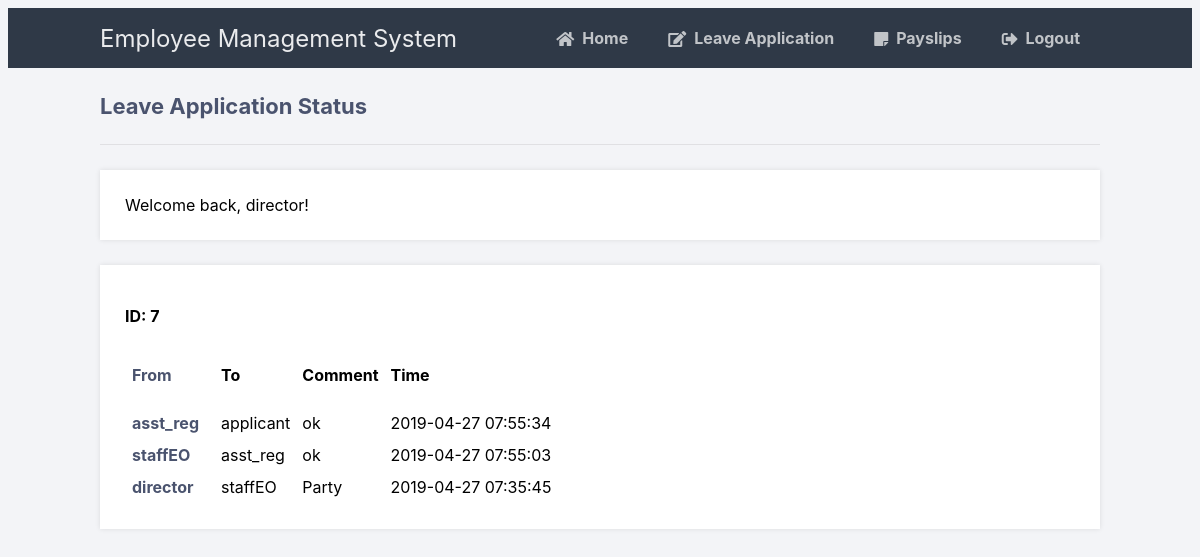
Screenshot of /status.php?id=7 (signed in) with the database file from the repository.
### tables this page shows
CREATE TABLE `faculty` (
  `id` varchar(20) NOT NULL,
  `name` varchar(30) NOT NULL,
  `email` varchar(30) NOT NULL,
  `DOJ` date NOT NULL,
  `GOE` int(11) DEFAULT NULL,
  `DOB` date DEFAULT NULL,
  `DOL` date DEFAULT NULL,
  `remaningLeaves` int(11) DEFAULT NULL,
  `dept` varchar(30) NOT NULL
);

CREATE TABLE `faculty_comments` (
  `id` int(11) NOT NULL,
  `comment` varchar(100) DEFAULT NULL,
  `application_id` int(11) DEFAULT NULL,
  `ts` timestamp NOT NULL DEFAULT CURRENT_TIMESTAMP,
  `path_id` varchar(20) DEFAULT NULL
);

CREATE TABLE `path` (
  `id` varchar(20) NOT NULL,
  `predecessor` varchar(20) NOT NULL,
  `successor` varchar(20) NOT NULL
);

### status.php (the view, shortened to what this page needs)
<?php
require 'config.php';
if (isset($_SESSION['facultyID'])) {
	$sql = "SELECT name, remaningLeaves, dept FROM faculty WHERE id = "."'".$_SESSION['facultyID']."'";
	$result = $con->query($sql);
	$row = $result->fetch_assoc();
	$name = $row['name'];
}
?>
<!DOCTYPE html>
<html>
	<head>
		<link href="style.css" rel="stylesheet" type="text/css">
		<link rel="stylesheet" href="https://use.fontawesome.com/releases/v5.7.1/css/all.css">
	</head>
	<body class="loggedin">
		<nav class="navtop">
			<div>
				<h1>Employee Management System</h1>
				<a href="index.php"><i class="fas fa-home"></i>Home</a>
				<a href="application.php"><i class="fas fa-edit"></i>Leave Application</a>
				<a href="payslip.php"><i class="fas fa-sticky-note"></i>Payslips</a>
				<a href="logout.php"><i class="fas fa-sign-out-alt"></i>Logout</a>
			</div>
		</nav>
		<div class="content">
			<h2>Leave Application Status</h2>
			<p>Welcome back, <?=$name?>!</p>
				<div>
					<h3>ID: <?=$_GET['id'] ?></h3>
							<table>
							<tr>
							<td><h3>From</h3></td> <td><h3>To</h3></td> <td><h3>Comment</h3></td> <td><h3>Time</h3></td>
							</tr>
				<?php
					if (isset($_SESSION['facultyID'])) {
						$sql = "SELECT * FROM faculty_comments WHERE application_id = "."'".$_GET['id']."' "."ORDER BY ts DESC";
						$result = $con->query($sql);
						while ($row = $result->fetch_assoc()) {
							$sql = "SELECT * FROM path WHERE id = '".$row['path_id']."'";
							$result1 = $con->query($sql);
							$row1 = $result1->fetch_assoc();
							echo "
							<tr>
							<td>".$row1['predecessor']."</td> <td>".$row1['successor']."</td> <td>".$row['comment']."</td> <td>".$row['ts']."</td>
							</tr>
							";
						}
					}
				?>
				</table>
							</div>
		</div>
	</body>
</html>

### style.css (style rules this page uses)
* { box-sizing: border-box; font-family: -apple-system, BlinkMacSystemFont, "segoe ui", roboto, oxygen, ubuntu, cantarell, "fira sans", "droid sans", "helvetica neue", Arial, sans-serif; font-size: 16px; -webkit-font-smoothing: antialiased; -moz-osx-font-smoothing: grayscale; }
body { background-color: #435165; }
.navtop { background-color: #2f3947; height: 60px; width: 100%; border: 0; }
.navtop div { display: flex; margin: 0 auto; width: 1000px; height: 100%; }
.navtop div h1, .navtop div a { display: inline-flex; align-items: center; }
.navtop div h1 { flex: 1; font-size: 24px; padding: 0; margin: 0; color: #eaebed; font-weight: normal; }
.navtop div a { padding: 0 20px; text-decoration: none; color: #c1c4c8; font-weight: bold; }
.navtop div a i { padding: 2px 8px 0 0; }
body.loggedin { background-color: #f3f4f7; }
.content { width: 1000px; margin: 0 auto; }
.content h2 { margin: 0; padding: 25px 0; font-size: 22px; border-bottom: 1px solid #e0e0e3; color: #4a536e; }
.content > p, .content > div { box-shadow: 0 0 5px 0 rgba(0, 0, 0, 0.1); margin: 25px 0; padding: 25px; background-color: #fff; }
.content > p table td, .content > div table td { padding: 5px; }
.content > p table td:first-child, .content > div table td:first-child { font-weight: bold; color: #4a536e; padding-right: 15px; }

### rows the page displays
faculty: name "director"
faculty_comments: path.predecessor "asst_reg", path.successor "applicant", comment "ok", ts "2019-04-27 07:55:34"
faculty_comments: path.predecessor "staffEO", path.successor "asst_reg", comment "ok", ts "2019-04-27 07:55:03"
faculty_comments: path.predecessor "director", path.successor "staffEO", comment "Party", ts "2019-04-27 07:35:45"

### other values shown
$_GET['id'] "7"
